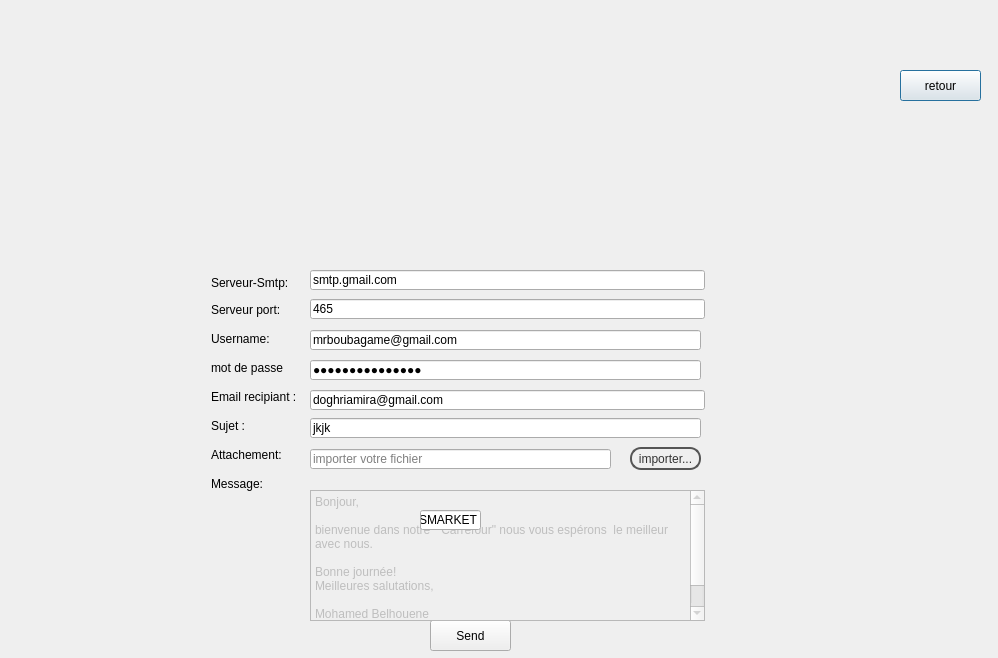
<?xml version="1.0" encoding="UTF-8"?>
<ui version="4.0">
 <class>uiemail1</class>
 <widget class="QDialog" name="uiemail1">
  <property name="geometry">
   <rect>
    <x>0</x>
    <y>0</y>
    <width>998</width>
    <height>658</height>
   </rect>
  </property>
  <property name="windowTitle">
   <string>Dialog</string>
  </property>
  <widget class="QLabel" name="label">
   <property name="geometry">
    <rect>
     <x>320</x>
     <y>370</y>
     <width>1001</width>
     <height>671</height>
    </rect>
   </property>
   <property name="text">
    <string/>
   </property>
   <property name="pixmap">
    <pixmap resource="ressources.qrc">:/new/prefix1/backgroundCarrefour.png</pixmap>
   </property>
  </widget>
  <widget class="QPushButton" name="exitBtn">
   <property name="geometry">
    <rect>
     <x>900</x>
     <y>70</y>
     <width>81</width>
     <height>31</height>
    </rect>
   </property>
   <property name="text">
    <string>retour</string>
   </property>
   <property name="icon">
    <iconset>
     <normaloff>:/new/prefix1/128px/home.png</normaloff>:/new/prefix1/128px/home.png</iconset>
   </property>
  </widget>
  <widget class="QLineEdit" name="port">
   <property name="geometry">
    <rect>
     <x>310</x>
     <y>299</y>
     <width>395</width>
     <height>20</height>
    </rect>
   </property>
   <property name="text">
    <string>465</string>
   </property>
   <property name="readOnly">
    <bool>true</bool>
   </property>
  </widget>
  <widget class="QLineEdit" name="uname">
   <property name="geometry">
    <rect>
     <x>310</x>
     <y>330</y>
     <width>391</width>
     <height>20</height>
    </rect>
   </property>
   <property name="text">
    <string>mrboubagame@gmail.com</string>
   </property>
   <property name="readOnly">
    <bool>true</bool>
   </property>
   <property name="placeholderText">
    <string>Enter your E-mail</string>
   </property>
  </widget>
  <widget class="QLabel" name="messageL">
   <property name="geometry">
    <rect>
     <x>211</x>
     <y>476</y>
     <width>61</width>
     <height>16</height>
    </rect>
   </property>
   <property name="text">
    <string>Message:</string>
   </property>
  </widget>
  <widget class="QLabel" name="subjectL">
   <property name="geometry">
    <rect>
     <x>211</x>
     <y>418</y>
     <width>61</width>
     <height>16</height>
    </rect>
   </property>
   <property name="text">
    <string>Sujet :</string>
   </property>
  </widget>
  <widget class="QLineEdit" name="paswd">
   <property name="geometry">
    <rect>
     <x>310</x>
     <y>360</y>
     <width>391</width>
     <height>20</height>
    </rect>
   </property>
   <property name="inputMask">
    <string/>
   </property>
   <property name="text">
    <string>boubou17legos13</string>
   </property>
   <property name="echoMode">
    <enum>QLineEdit::Password</enum>
   </property>
   <property name="readOnly">
    <bool>false</bool>
   </property>
   <property name="placeholderText">
    <string>entrer votre mot de passe</string>
   </property>
  </widget>
  <widget class="QLineEdit" name="server">
   <property name="geometry">
    <rect>
     <x>310</x>
     <y>270</y>
     <width>395</width>
     <height>20</height>
    </rect>
   </property>
   <property name="text">
    <string>smtp.gmail.com</string>
   </property>
   <property name="readOnly">
    <bool>true</bool>
   </property>
  </widget>
  <widget class="QLabel" name="recipantL">
   <property name="geometry">
    <rect>
     <x>211</x>
     <y>389</y>
     <width>101</width>
     <height>16</height>
    </rect>
   </property>
   <property name="text">
    <string>Email recipiant :</string>
   </property>
  </widget>
  <widget class="QLabel" name="smtpserverL">
   <property name="geometry">
    <rect>
     <x>211</x>
     <y>273</y>
     <width>91</width>
     <height>20</height>
    </rect>
   </property>
   <property name="text">
    <string>Serveur-Smtp:</string>
   </property>
  </widget>
  <widget class="QLabel" name="attachmentL">
   <property name="geometry">
    <rect>
     <x>211</x>
     <y>447</y>
     <width>71</width>
     <height>16</height>
    </rect>
   </property>
   <property name="text">
    <string>Attachement:</string>
   </property>
  </widget>
  <widget class="QLineEdit" name="subject">
   <property name="geometry">
    <rect>
     <x>310</x>
     <y>418</y>
     <width>391</width>
     <height>20</height>
    </rect>
   </property>
   <property name="text">
    <string>jkjk</string>
   </property>
   <property name="readOnly">
    <bool>true</bool>
   </property>
   <property name="placeholderText">
    <string>Enter subject</string>
   </property>
  </widget>
  <widget class="QPushButton" name="sendPB">
   <property name="geometry">
    <rect>
     <x>430</x>
     <y>620</y>
     <width>81</width>
     <height>31</height>
    </rect>
   </property>
   <property name="text">
    <string>Send</string>
   </property>
   <property name="icon">
    <iconset>
     <normaloff>:/new/prefix1/128px/mail.png</normaloff>:/new/prefix1/128px/mail.png</iconset>
   </property>
  </widget>
  <widget class="QLineEdit" name="rcpt">
   <property name="geometry">
    <rect>
     <x>310</x>
     <y>390</y>
     <width>395</width>
     <height>20</height>
    </rect>
   </property>
   <property name="text">
    <string>doghriamira@gmail.com</string>
   </property>
  </widget>
  <widget class="QLabel" name="serverportL">
   <property name="geometry">
    <rect>
     <x>211</x>
     <y>302</y>
     <width>81</width>
     <height>16</height>
    </rect>
   </property>
   <property name="text">
    <string>Serveur port:</string>
   </property>
  </widget>
  <widget class="QLabel" name="usernameL">
   <property name="geometry">
    <rect>
     <x>211</x>
     <y>331</y>
     <width>71</width>
     <height>16</height>
    </rect>
   </property>
   <property name="text">
    <string>Username:</string>
   </property>
  </widget>
  <widget class="QPushButton" name="browseBtn">
   <property name="geometry">
    <rect>
     <x>630</x>
     <y>447</y>
     <width>71</width>
     <height>23</height>
    </rect>
   </property>
   <property name="styleSheet">
    <string notr="true">QPushButton {
color: #333;
border: 2px solid #555;
border-radius: 11px;
padding: 1px;
background: qradialgradient(cx: 0.3, cy: -0.4,
fx: 0.3, fy: -0.4,
radius: 1.35, stop: 0 #fff, stop: 1 #888);
min-width:10px;
}</string>
   </property>
   <property name="text">
    <string>importer...</string>
   </property>
  </widget>
  <widget class="QLineEdit" name="file">
   <property name="geometry">
    <rect>
     <x>310</x>
     <y>449</y>
     <width>301</width>
     <height>20</height>
    </rect>
   </property>
   <property name="text">
    <string/>
   </property>
   <property name="readOnly">
    <bool>true</bool>
   </property>
   <property name="placeholderText">
    <string>importer votre fichier</string>
   </property>
  </widget>
  <widget class="QLabel" name="passwordL">
   <property name="geometry">
    <rect>
     <x>211</x>
     <y>360</y>
     <width>81</width>
     <height>16</height>
    </rect>
   </property>
   <property name="text">
    <string>mot de passe</string>
   </property>
  </widget>
  <widget class="QPlainTextEdit" name="msg">
   <property name="enabled">
    <bool>false</bool>
   </property>
   <property name="geometry">
    <rect>
     <x>310</x>
     <y>490</y>
     <width>395</width>
     <height>131</height>
    </rect>
   </property>
   <property name="plainText">
    <string>Bonjour,

bienvenue dans notre  &quot;Carrefour&quot; nous vous espérons  le meilleur avec nous.

Bonne journée!
Meilleures salutations,

Mohamed Belhouene
gestion des clients.</string>
   </property>
  </widget>
  <widget class="QLineEdit" name="lineEdit">
   <property name="geometry">
    <rect>
     <x>420</x>
     <y>510</y>
     <width>61</width>
     <height>20</height>
    </rect>
   </property>
   <property name="text">
    <string>SMARKET</string>
   </property>
  </widget>
 </widget>
 <resources>
  <include location="ressources.qrc"/>
 </resources>
 <connections/>
</ui>
